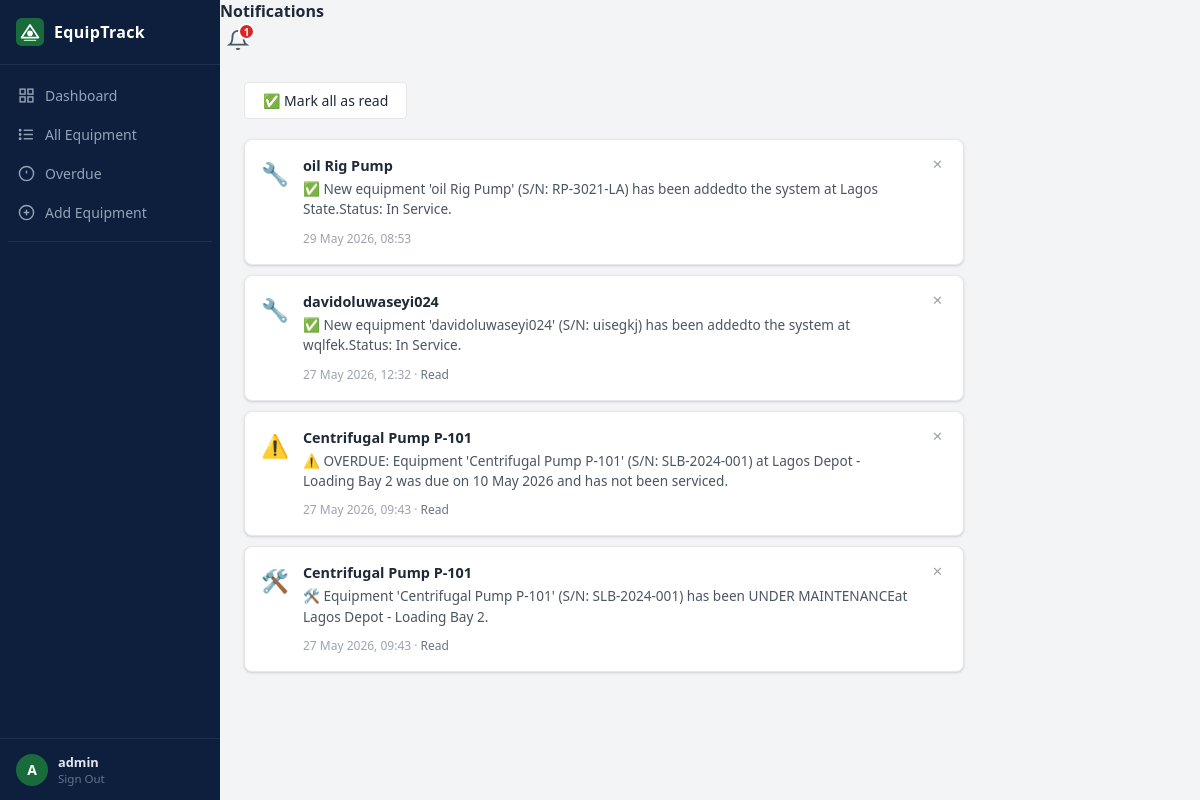
The page /notifications/ (signed in) on the database as committed earlier.
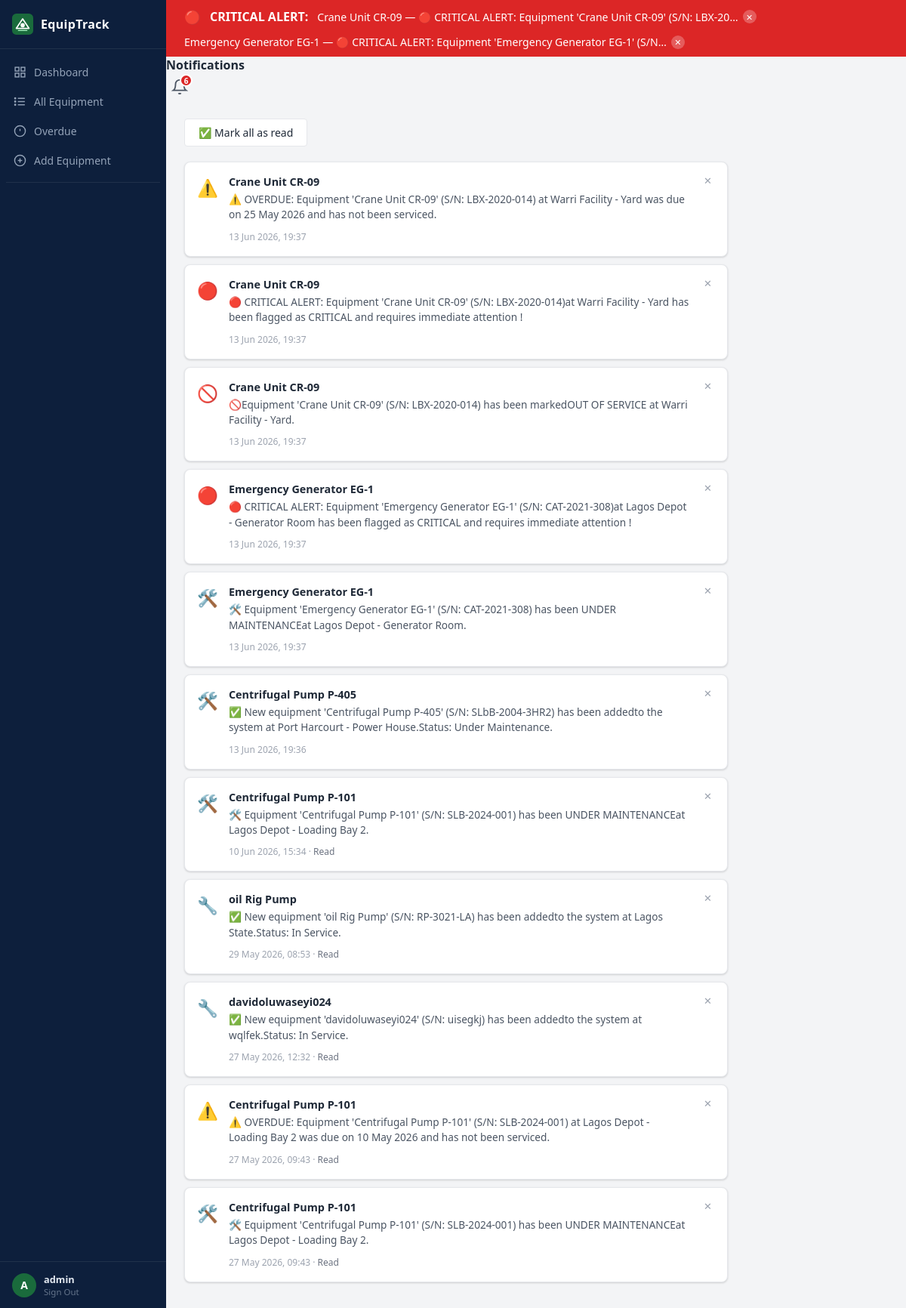
The same page on the database as committed later.
### notifications/models.py (models this page shows, shortened)
class Notification(models.Model):
    STATUS_CHOICES = [
        ('in_service', 'In Service'),
        ('under_maintenance', 'Under Maintenance'),
        ('out_of_service', 'Out Of Service'),
        ('critical', 'Critical'),
        ('overdue', 'Overdue'),
    ]
    equipment = models.ForeignKey(
        'tracker.Equipment',
        on_delete=models.CASCADE,
        related_name='notifications',
    )
    user = models.ForeignKey(
        User,
        on_delete=models.CASCADE,
        null=True,
        blank=True,
    )
    status  = models.CharField(max_length=20, choices=STATUS_CHOICES)
    message = models.TextField()
    is_read = models.BooleanField(default=False)
    is_dismissed = models.BooleanField(default=False)
    created_at = models.DateTimeField(auto_now_add=True)
    class Meta:
        ordering = ['-created_at']

### tracker/models.py (models this page shows, shortened)
class Equipment(models.Model):
    class Condition(models.TextChoices):
        GOOD = "good", "Good"
        FAIR = "fair", "Fair"
        POOR = "poor", "Poor"
    class Status(models.TextChoices):
        IN_SERVICE        = "in_service",        "In Service"
        UNDER_MAINTENANCE = "under_maintenance",  "Under Maintenance"
        OUT_OF_SERVICE    = "out_of_service",     "Out of Service"
    name              = models.CharField(max_length=200)
    serial_number     = models.CharField(max_length=100, unique=True)
    location          = models.CharField(max_length=200)
    condition         = models.CharField(max_length=10, choices=Condition.choices, default=Condition.GOOD)
    status            = models.CharField(max_length=20, choices=Status.choices, default=Status.IN_SERVICE, db_index=True)
    critical          = models.BooleanField(default=False, db_index=True)
    last_service_date = models.DateField(null=True, blank=True)
    next_due_date     = models.DateField(null=True, blank=True, db_index=True)
    notes             = models.TextField(blank=True, default="")
    created_at        = models.DateTimeField(auto_now_add=True)
    updated_at        = models.DateTimeField(auto_now=True)
    class Meta:
        ordering = ["next_due_date"]
        verbose_name = "Equipment"
        verbose_name_plural = "Equipment"

### notifications/views.py (the view)
# urls.py: path('',                    views.notification_list, name='list'),
@login_required
def notification_list(request):
    from django.shortcuts import render
    notifications = Notification.objects.filter(
        user=request.user,
        is_dismissed=False
    ).select_related('equipment').order_by('-created_at')
    return render(request, 'notifications/list.html', {
        'notifications': notifications
    })

### notifications/context_processors.py (called while the page is built)
def notifications_processor(request):
    if not request.user.is_authenticated:
        return {}
    unread = Notification.objects.filter(
        user=request.user,
        is_read=False,
        is_dismissed=False,
    ).select_related('equipment').order_by('-created_at')
    critical = unread.filter(status='critical')
    return {
        'unread_notifications': unread,
        'critical_notifications': critical,
        'unread_count': unread.count(),
    }

### notifications/templates/notifications/list.html (shortened to what this page needs)
{% extends 'tracker/base.html' %}
{% block page_title %}Notifications{% endblock %}
{% block content %}
<div class="notif-page">
  <div class="notif-page__actions">
    <a href="{% url 'notifications:mark_all_read' %}" class="btn btn--secondary">
      ✅ Mark all as read
    </a>
  </div>
  {% for note in notifications %}
  <div class="notif-page__item notif-item--{{ note.status }}" id="notif-{{ note.pk }}">
    <div class="notif-page__icon">
      {% if note.status == 'critical' %}🔴
      {% elif note.status == 'overdue' %}⚠️
      {% elif note.status == 'under_maintenance' %}🛠️
      {% elif note.status == 'out_of_service' %}🚫
      {% else %}🔧{% endif %}
    </div>
    <div class="notif-page__body">
      <strong>{{ note.equipment.name }}</strong>
      <p>{{ note.message }}</p>
      <small>{{ note.created_at|date:"d M Y, H:i" }}
        {% if note.is_read %} · <span style="color:#6b7280">Read</span>{% endif %}
      </small>
    </div>
    <button class="notif-item__dismiss"
            data-id="{{ note.pk }}"
            data-url="{% url 'notifications:dismiss' note.pk %}">✕</button>
  </div>
  {% empty %}
  <div class="notif-dropdown__empty" style="padding:40px;text-align:center;">
    ✅ You have no notifications.
  </div>
  {% endfor %}
</div>
{% endblock %}

### tracker/templates/tracker/base.html (shortened to what this page needs)
{% load static %}
<!DOCTYPE html>
<html lang="en">
<head>
  <link rel="stylesheet" href="{% static 'css/main.css' %}"/>
</head>
<body>
<div class="app-shell">
  <aside class="sidebar">
    <div class="sidebar__brand">
      <span>EquipTrack</span>
    </div>
    <nav class="sidebar__nav">
      <a href="{% url 'tracker:dashboard' %}" class="nav-item {% block nav_dashboard %}{% endblock %}">
        <svg viewBox="0 0 24 24" fill="none" stroke="currentColor" stroke-width="2"><rect x="3" y="3" width="7" height="7"/><rect x="14" y="3" width="7" height="7"/><rect x="14" y="14" width="7" height="7"/><rect x="3" y="14" width="7" height="7"/></svg>
        Dashboard
      </a>
      <a href="{% url 'tracker:equipment_list' %}" class="nav-item {% block nav_list %}{% endblock %}">
        All Equipment
      </a>
      <a href="{% url 'tracker:equipment_overdue' %}" class="nav-item {% block nav_overdue %}{% endblock %}">
        <svg viewBox="0 0 24 24" fill="none" stroke="currentColor" stroke-width="2"><circle cx="12" cy="12" r="10"/><line x1="12" y1="8" x2="12" y2="12"/><line x1="12" y1="16" x2="12.01" y2="16"/></svg>
        Overdue
      </a>
      <a href="{% url 'tracker:equipment_create' %}" class="nav-item {% block nav_add %}{% endblock %}">
        <svg viewBox="0 0 24 24" fill="none" stroke="currentColor" stroke-width="2"><circle cx="12" cy="12" r="10"/><line x1="12" y1="8" x2="12" y2="16"/><line x1="8" y1="12" x2="16" y2="12"/></svg>
        Add Equipment
      </a>
      <div class="sidebar__divider"></div>
    </nav>
    <div class="sidebar__user">
      <div class="user-avatar">{{ request.user.username|first|upper }}</div>
      <div class="user-info">
        <span class="user-name">{{ request.user.username }}</span>
        <a href="{% url 'logout' %}" class="user-logout">Sign Out</a>
      </div>
    </div>
  </aside>
  <div class="main-area">
    {% if critical_notifications %}
    <div class="critical-banner" id="criticalBanner">
      <div class="critical-banner__inner">
        <span class="critical-banner__icon">🔴</span>
        <strong>CRITICAL ALERT:</strong>
        {% for note in critical_notifications %}
          <span class="critical-banner__item">
            {{ note.equipment.name }} — {{ note.message|truncatechars:60 }}
            <button class="critical-banner__dismiss"
                    data-id="{{ note.pk }}"
                    data-url="{% url 'notifications:dismiss' note.pk %}">✕</button>
          </span>
        {% endfor %}
      </div>
    </div>
    {% endif %}
    <header class="topbar">
      <div class="topbar__left">
        <h2 class="topbar__title">{% block page_title %}{% endblock %}</h2>
      </div>
      <div class="topbar__right">
        {% if user.is_authenticated %}
        <div class="notif-bell" id="notifBell">
          <button class="notif-bell__btn" onclick="toggleDropdown()">
            <svg viewBox="0 0 24 24" fill="none" stroke="currentColor" stroke-width="2" width="22" height="22">
              <path d="M18 8A6 6 0 0 0 6 8c0 7-3 9-3 9h18s-3-2-3-9"/>
              <path d="M13.73 21a2 2 0 0 1-3.46 0"/>
            </svg>
            {% if unread_count > 0 %}
              <span class="notif-bell__badge">{{ unread_count }}</span>
            {% endif %}
          </button>
        </div>
        {% endif %}
      </div>
    </header>
    <main class="page-content">
      {% block content %}{% endblock %}
    </main>
  </div>
</div>
</body>
</html>

Rows that differ between the two databases and show on the page:
added Notification: equipment.name "Crane Unit CR-09", message "🔴 CRITICAL ALERT: Equipment 'Crane Unit CR-09' (S/N: LBX-20…", message "🔴 CRITICAL ALERT: Equipment 'Crane Unit CR-09' (S/N: LBX-2020-014)at Warri Facility - Yard has been flagged as CRITICAL and requires immediate attention !", created_at "13 Jun 2026, 19:37"
added Notification: equipment.name "Emergency Generator EG-1", message "🔴 CRITICAL ALERT: Equipment 'Emergency Generator EG-1' (S/N…", message "🔴 CRITICAL ALERT: Equipment 'Emergency Generator EG-1' (S/N: CAT-2021-308)at Lagos Depot - Generator Room has been flagged as CRITICAL and requires immediate attention !", created_at "13 Jun 2026, 19:37"
added Notification: equipment.name "Crane Unit CR-09", message "⚠️ OVERDUE: Equipment 'Crane Unit CR-09' (S/N: LBX-2020-014) at Warri Facility - Yard was due on 25 May 2026 and has not been serviced.", created_at "13 Jun 2026, 19:37", shown under "Notifications"
added Notification: equipment.name "Crane Unit CR-09", message "🚫Equipment 'Crane Unit CR-09' (S/N: LBX-2020-014) has been markedOUT OF SERVICE at Warri Facility - Yard.", created_at "13 Jun 2026, 19:37", shown under "Notifications"
added Notification: equipment.name "Emergency Generator EG-1", message "🛠️ Equipment 'Emergency Generator EG-1' (S/N: CAT-2021-308) has been UNDER MAINTENANCEat Lagos Depot - Generator Room.", created_at "13 Jun 2026, 19:37", shown under "Notifications"
added Notification: equipment.name "Centrifugal Pump P-405", message "✅ New equipment 'Centrifugal Pump P-405' (S/N: SLbB-2004-3HR2) has been addedto the system at Port Harcourt - Power House.Status: Under Maintenance.", created_at "13 Jun 2026, 19:36", shown under "Notifications"
added Notification: equipment.name "Centrifugal Pump P-101", message "🛠️ Equipment 'Centrifugal Pump P-101' (S/N: SLB-2024-001) has been UNDER MAINTENANCEat Lagos Depot - Loading Bay 2.", created_at "10 Jun 2026, 15:34", is_read "Read", shown under "Notifications"
changed Notification "29 May 2026, 08:53": now shows "· Read"
Other text that changed with them:
{{ unread_count }}: "1" → "6"
text now shown: "🔴 CRITICAL ALERT:"
